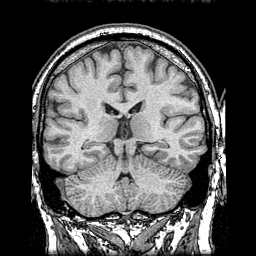
#> input picture test_img/MRI/25052.bmp, 256 x 256 px, found by its file name
$ python others_metrics.py
#> lines starting #> are read from the running program, lines starting #| are printed output that depends on the picture; long printed decimals are rounded
#> in load_gray, returned value is the input picture: shape (256, 256); min 0, max 255, mean 81.5
#> call 2 of load_gray, with path = 'test_img/PET/25052.bmp'
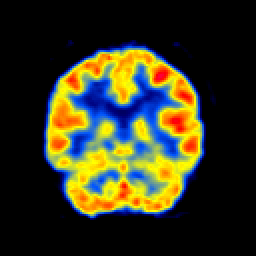
#> input picture test_img/PET/25052.bmp, 256 x 256 px, found by its file name
#> call 3 of load_gray, with path = 'test_img/Fused/Fused_Gray.bmp'
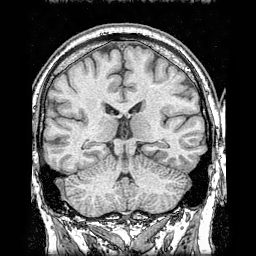
#> input picture test_img/Fused/Fused_Gray.bmp, 256 x 256 px, found by its file name
#> in load_gray, returned value is the input picture: shape (256, 256); min 0, max 255, mean 94.6
import numpy as np
from scipy.signal import fftconvolve
from metrics_dev import print_matrix_stats


# ──────────────────────────────────────────────
# CC  –  Correlation Coefficient
# ──────────────────────────────────────────────
def cc(A: np.ndarray, B: np.ndarray, F: np.ndarray) -> float:
    """Mean Pearson correlation between fused and each source image."""
    def _corr(X, Y):
        Xm, Ym = X - X.mean(), Y - Y.mean()
        return (Xm * Ym).sum() / (np.sqrt((Xm ** 2).sum() * (Ym ** 2).sum()) + 1e-10)
    rAF = _corr(A.astype(np.float64), F.astype(np.float64))
    rBF = _corr(B.astype(np.float64), F.astype(np.float64))
    return float(np.mean([rAF, rBF]))
# endregion


# ---------------------------------------------------------------------------
# QP  –  Quality of Phase Congruency
# ---------------------------------------------------------------------------

def qp(im1: np.ndarray, im2: np.ndarray, fused: np.ndarray) -> float:
    """
    Compute the QP fusion quality metric.

    Parameters
    ----------
    im1 : np.ndarray
        Source image 1 (grayscale, any numeric dtype).
    im2 : np.ndarray
        Source image 2 (grayscale, any numeric dtype).
    fused : np.ndarray
        Fused image (grayscale, any numeric dtype).

    Returns
    -------
    float
        Scalar QP score (product of three correlation coefficients).
    """
    fea_threshold = 0.1

    im1 = im1.astype(np.float64)
    im2 = im2.astype(np.float64)
    fused = fused.astype(np.float64)

    pc1, _, M1, m1 = phase_congruency(im1)
    pc2, _, M2, m2 = phase_congruency(im2)
    pcf, _, Mf, mf = phase_congruency(fused)
    mask = pc1 > pc2
    pc_max = np.where(mask, pc1, pc2)
    M_max  = np.where(mask, M1,  M2)
    m_max  = np.where(mask, m1,  m2)

    mask1 = pc1    > fea_threshold
    mask2 = pc2    > fea_threshold
    mask3 = pc_max > fea_threshold

    result_PC = _correlation_coefficient(pc1, pc2, pc_max, pcf, mask1, mask2, mask3)
    result_M  = _correlation_coefficient(M1,  M2,  M_max,  Mf,  mask1, mask2, mask3)
    result_m  = _correlation_coefficient(m1,  m2,  m_max,  mf,  mask1, mask2, mask3)

    return float(result_PC * result_M * result_m)


# ---------------------------------------------------------------------------
# Internal helpers
# ---------------------------------------------------------------------------

def _gaussian_kernel(size: int = 11, sigma: float = 1.5) -> np.ndarray:
    """Create a normalised 2-D Gaussian kernel (matches MATLAB fspecial)."""
    ax = np.arange(size) - size // 2
    gauss = np.exp(-ax ** 2 / (2 * sigma ** 2))
    kernel = np.outer(gauss, gauss)
    return kernel / kernel.sum()


def _filter2(kernel: np.ndarray, img: np.ndarray) -> np.ndarray:
    """2-D convolution with 'same' boundary (matches MATLAB filter2)."""
    return fftconvolve(img, kernel, mode='same')


def _correlation_coefficient(
    im1: np.ndarray,
    im2: np.ndarray,
    im_max: np.ndarray,
    imf: np.ndarray,
    mask1: np.ndarray,
    mask2: np.ndarray,
    mask3: np.ndarray,
) -> float:
    """
    Compute the local correlation-coefficient quality score for one feature map.
    Corresponds to MATLAB's nested ``correlation_coeffcient`` sub-function.
    """
    window = _gaussian_kernel(11, 1.5)

    C1 = C2 = C3 = 1e-4

    im1   = mask1.astype(np.float64) * im1
    im2   = mask2.astype(np.float64) * im2
    im_max = mask3.astype(np.float64) * im_max

    mu1    = _filter2(window, im1)
    mu2    = _filter2(window, im2)
    muf    = _filter2(window, imf)
    mu_max = _filter2(window, im_max)
    mu1_sq    = mu1    ** 2
    mu2_sq    = mu2    ** 2
    muf_sq    = muf    ** 2
    mu_max_sq = mu_max ** 2

    sigma1_sq   = _filter2(window, im1    * im1)    - mu1_sq
    sigma2_sq   = _filter2(window, im2    * im2)    - mu2_sq
    sigmaMax_sq = _filter2(window, im_max * im_max) - mu_max_sq
    sigmaf_sq   = _filter2(window, imf    * imf)    - muf_sq

    sigma1f   = _filter2(window, im1    * imf) - mu1    * muf
    sigma2f   = _filter2(window, im2    * imf) - mu2    * muf
    sigmaMaxf = _filter2(window, im_max * imf) - mu_max * muf

    res1 = np.zeros_like(im1)
    res2 = np.zeros_like(im1)
    res3 = np.zeros_like(im1)

    idx1 = mask1
    idx2 = mask2
    idx3 = mask3

    res1[idx1] = (sigma1f[idx1] + C1) / (
        np.sqrt(np.abs(sigma1_sq[idx1] * sigmaf_sq[idx1])) + C1
    )
    res2[idx2] = (sigma2f[idx2] + C2) / (
        np.sqrt(np.abs(sigma2_sq[idx2] * sigmaf_sq[idx2])) + C2
    )
    res3[idx3] = (sigmaMaxf[idx3] + C3) / (
        np.sqrt(np.abs(sigmaMax_sq[idx3] * sigmaf_sq[idx3])) + C3
    )

    result = np.maximum(np.maximum(res1, res2), res3)

    A3 = mask3.sum()
    if A3 == 0:
        return 0.0

    return float(result.sum() / A3)


# ---------------------------------------------------------------------------
# Phase congruency
# ---------------------------------------------------------------------------

def _lowpass_filter(shape: tuple, cutoff: float, n: int) -> np.ndarray:
    """
    Butterworth low-pass filter in the frequency domain.
    Matches MATLAB's ``lowpassfilter`` sub-function.
    """
    if not (0 < cutoff <= 0.5):
        raise ValueError("cutoff must be in (0, 0.5]")
    rows, cols = shape
    x = (np.arange(1, cols + 1) - (cols // 2 + 1)) / cols
    y = (np.arange(1, rows + 1) - (rows // 2 + 1)) / rows
    X, Y = np.meshgrid(x, y)
    radius = np.sqrt(X ** 2 + Y ** 2)
    f = np.fft.fftshift(1.0 / (1.0 + (radius / cutoff) ** (2 * n)))
    return f


def phase_congruency(
    im: np.ndarray,
    nscale: int = 4,
    norient: int = 6,
    min_wave_length: int = 3,
    mult: float = 2.1,
    sigma_on_f: float = 0.55,
    d_theta_on_sigma: float = 1.2,
    k: float = 2.0,
    cut_off: float = 0.5,
    g: float = 10.0,
) -> tuple:
    """
    Compute phase congruency of a grayscale image.

    Python port of Kovesi's phasecong3 / Liu's myphasecong3.

    Parameters
    ----------
    im : np.ndarray
        Input grayscale image (float64 preferred).
    nscale : int
        Number of wavelet scales.
    norient : int
        Number of filter orientations.
    min_wave_length : int
        Wavelength of the smallest scale filter.
    mult : float
        Scaling factor between successive filters.
    sigma_on_f : float
        Bandwidth of log-Gabor filter.
    d_theta_on_sigma : float
        Angular bandwidth ratio.
    k : float
        Noise threshold factor.
    cut_off : float
        Frequency spread penalty threshold.
    g : float
        Sharpness of the sigmoid weighting.

    Returns
    -------
    phase_cong : np.ndarray  – overall phase congruency map
    orientation : np.ndarray – dominant orientation map (degrees 0–180)
    M : np.ndarray           – maximum moment (edge strength)
    m : np.ndarray           – minimum moment (corner strength)
    """
#> called with nscale = 4, norient = 6, min_wave_length = 3, mult = 2.1, sigma_on_f = 0.55, d_theta_on_sigma = 1.2, k = 2, cut_off = 0.5
    im = im.astype(np.float64)
    rows, cols = im.shape
#> rows = 256; cols = 256
    epsilon = 1e-4

    theta_sigma = np.pi / norient / d_theta_on_sigma

    image_fft = np.fft.fft2(im)

    zero         = np.zeros((rows, cols))
    total_energy = zero.copy()
    total_sum_an = zero.copy()
    orientation  = zero.copy()
    covx2 = zero.copy()
    covy2 = zero.copy()
    covxy = zero.copy()

    # Frequency-domain coordinate grids
    if cols % 2:
        xrange = np.arange(-(cols - 1) / 2, (cols - 1) / 2 + 1) / (cols - 1)
    else:
        xrange = np.arange(-cols // 2, cols // 2) / cols
#> xrange = 256 values from -0.5 to 0.496

    if rows % 2:
        yrange = np.arange(-(rows - 1) / 2, (rows - 1) / 2 + 1) / (rows - 1)
    else:
        yrange = np.arange(-rows // 2, rows // 2) / rows
#> yrange = 256 values from -0.5 to 0.496

    X, Y = np.meshgrid(xrange, yrange)
    radius = np.sqrt(X ** 2 + Y ** 2)
    radius[rows // 2, cols // 2] = 1.0   # avoid log(0)

    theta = np.arctan2(-Y, X)

    radius = np.fft.ifftshift(radius)
    theta  = np.fft.ifftshift(theta)

    sin_theta = np.sin(theta)
    cos_theta = np.cos(theta)

    # Low-pass filter and log-Gabor radial components
    lp = _lowpass_filter((rows, cols), 0.45, 15)

    log_gabor = []
    for s in range(nscale):
        wavelength = min_wave_length * mult ** s
        fo = 1.0 / wavelength
        lg = np.exp(-(np.log(radius / fo)) ** 2 / (2 * np.log(sigma_on_f) ** 2))
        lg *= lp
        lg[0, 0] = 0.0
        log_gabor.append(lg)

    # Angular spread components
    spread = []
    for o in range(norient):
        angl = o * np.pi / norient
        ds = sin_theta * np.cos(angl) - cos_theta * np.sin(angl)
        dc = cos_theta * np.cos(angl) + sin_theta * np.sin(angl)
        d_theta = np.abs(np.arctan2(ds, dc))
        spread.append(np.exp(-(d_theta ** 2) / (2 * theta_sigma ** 2)))
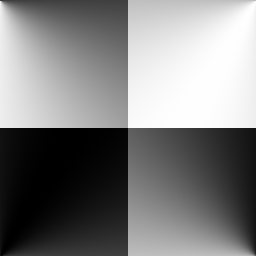
#> ds: shape (256, 256) float64; min -1, max 1, mean -0.00127; drawn with min black and max white

    ifft_filter_array = []
    for s in range(nscale):
        filt = log_gabor[s] * spread[0]           # use orientation 0 for noise est.
        ifft_filt = np.real(np.fft.ifft2(filt)) * np.sqrt(rows * cols)
        ifft_filter_array.append(ifft_filt)

    EO = [[None] * norient for _ in range(nscale)]

    max_energy = None

    for o in range(norient):
        angl = o * np.pi / norient

        sum_e   = zero.copy()
        sum_o   = zero.copy()
        sum_an  = zero.copy()
        energy  = zero.copy()

        # Rebuild ifft filters per orientation (matches original code)
        ifft_filter_array_o = []
        for s in range(nscale):
            filt = log_gabor[s] * spread[o]
            ifft_filt = np.real(np.fft.ifft2(filt)) * np.sqrt(rows * cols)
            ifft_filter_array_o.append(ifft_filt)

        max_an = None
        EM_n = None

        for s in range(nscale):
            filt = log_gabor[s] * spread[o]
            eo = np.fft.ifft2(image_fft * filt)
            EO[s][o] = eo

            an = np.abs(eo)
            sum_an += an
            sum_e  += np.real(eo)
            sum_o  += np.imag(eo)

            if s == 0:
                EM_n  = np.sum(filt ** 2)
                max_an = an.copy()
            else:
                max_an = np.maximum(max_an, an)

        X_energy = np.sqrt(sum_e ** 2 + sum_o ** 2) + epsilon
        mean_e = sum_e / X_energy
        mean_o = sum_o / X_energy

        for s in range(nscale):
            E = np.real(EO[s][o])
            O = np.imag(EO[s][o])
            energy += E * mean_e + O * mean_o - np.abs(E * mean_o - O * mean_e)

        # Noise compensation
        median_e2n = np.median(np.abs(EO[0][o]) ** 2)
        mean_e2n   = -median_e2n / np.log(0.5)
        noise_power = mean_e2n / EM_n

        est_sum_an2  = sum(f ** 2 for f in ifft_filter_array_o)
        est_sum_ai_aj = zero.copy()
        for si in range(nscale - 1):
            for sj in range(si + 1, nscale):
                est_sum_ai_aj += ifft_filter_array_o[si] * ifft_filter_array_o[sj]

        sum_est_an2   = est_sum_an2.sum()
        sum_est_ai_aj = est_sum_ai_aj.sum()

        est_noise_energy2 = 2 * noise_power * sum_est_an2 + 4 * noise_power * sum_est_ai_aj
        tau = np.sqrt(est_noise_energy2 / 2)
        est_noise_energy = tau * np.sqrt(np.pi / 2)
        est_noise_sigma  = np.sqrt((2 - np.pi / 2) * tau ** 2)

        T = (est_noise_energy + k * est_noise_sigma) / 1.7
        energy = np.maximum(energy - T, 0.0)

        width  = sum_an / (max_an + epsilon) / nscale
        weight = 1.0 / (1.0 + np.exp((cut_off - width) * g))

        energy_this_orient = weight * energy
        total_sum_an      += sum_an
        total_energy      += energy_this_orient

        if o == 0:
            max_energy = energy_this_orient.copy()
        else:
            change      = energy_this_orient > max_energy
            orientation = (o) * change + orientation * (~change)
            max_energy  = np.maximum(max_energy, energy_this_orient)

        pc_o = weight * energy / (sum_an + epsilon)
        covx = pc_o * np.cos(angl)
        covy = pc_o * np.sin(angl)
        covx2 += covx ** 2
        covy2 += covy ** 2
        covxy += covx * covy
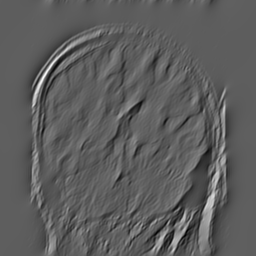
#> sum_e: shape (256, 256) float64; min -108, max 186.1, mean 0; drawn with min black and max white
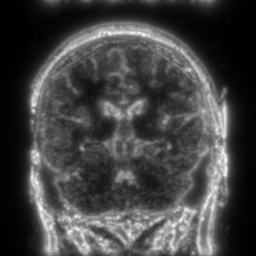
#> total_sum_an: shape (256, 256) float64; min 1.19, max 555.9, mean 147; drawn with min black and max white
#> after the loop, EO = 4 items

    phase_cong = total_energy / (total_sum_an + epsilon)
    orientation = orientation * (180.0 / norient)

    # Principal moments of the covariance matrix → edge (M) and corner (m) strength
    covx2 /= norient / 2
    covy2 /= norient / 2
    covxy /= norient   # == 2*covxy / (norient/2) as in MATLAB
    denom     = np.sqrt(covxy ** 2 + (covx2 - covy2) ** 2) + epsilon
    sin2theta = covxy / denom
    cos2theta = (covx2 - covy2) / denom
    or_map    = np.arctan2(sin2theta, cos2theta) / 2
    or_map    = np.round(or_map * 180 / np.pi).astype(int)
    or_map    = np.where(or_map < 0, or_map + 180, or_map)

    M = (covy2 + covx2 + denom) / 2
    m = (covy2 + covx2 - denom) / 2

    return phase_cong, or_map, M, m


# ---------------------------------------------------------------------------
# Quick smoke-test
# ---------------------------------------------------------------------------

if __name__ == "__main__":
    from PIL import Image


    def load_gray(path):
        return np.array(Image.open(path).convert("L"))
    A = load_gray('test_img/MRI/25052.bmp')
    B = load_gray('test_img/PET/25052.bmp')
    F = load_gray('test_img/Fused/Fused_Gray.bmp')

    # A = np.array([
    #     [80, 20, 85],
    #     [75, 25, 78],
    #     [80, 22, 88]
    # ], dtype=np.float64)

    # B = np.array([
    #     [30, 110, 35],
    #     [28, 120, 32],
    #     [26, 115, 30]
    # ], dtype=np.float64)

    # F = np.array([
    #     [58, 70, 60],
    #     [55, 78, 57],
    #     [62, 75, 61]
    # ], dtype=np.float64)


    score = qp(A, B, F)
#> call 2 of phase_congruency, with nscale = 4, norient = 6, min_wave_length = 3, mult = 2.1, sigma_on_f = 0.55, d_theta_on_sigma = 1.2, k = 2, cut_off = 0.5
#> after the loop in phase_congruency (call 2), `for o in range(norient):`:
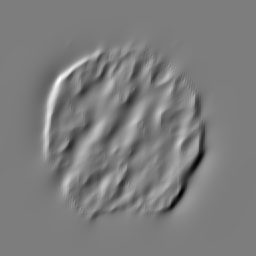
#> sum_o: shape (256, 256) float64; min -90.03, max 93.02, mean 0; drawn with min black and max white
#> in phase_congruency (call 2), `orientation = orientation * (180.0 / norient)`:
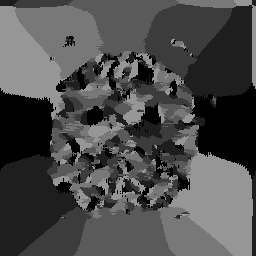
#> orientation: shape (256, 256) float64; min 0, max 150, mean 75.9
#> in _correlation_coefficient, `A3 = mask3.sum()`: A3 = 36927
#> in qp, `result_PC = _correlation_coefficient(pc1, pc2, pc_max, pcf, mask1, mas..`: result_PC = 0.863
#> in qp, `result_M  = _correlation_coefficient(M1,  M2,  M_max,  Mf,  mask1, mas..`: result_M = 0.869
#> in qp, `result_m  = _correlation_coefficient(m1,  m2,  m_max,  mf,  mask1, mas..`: result_m = 0.883
#> score = 0.662
    print(f"QP metric: {score:.6f}")
#| QP metric: 0.6622
